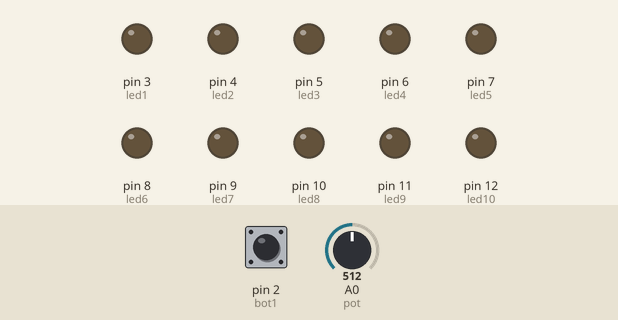
Simulated run of this sketch. Board: Arduino Uno, built with avr-gcc and run on an emulated ATmega328P. On the bench: output pins drawn as LEDs (lit = HIGH). The test bench sets the inputs (shaded band); at power-on: pin 2 (bot1) LOW, A0 (pot) = 512. What the sketch prints to the serial monitor is not drawn.

Above: at 1.2 s.
1.3 s: pin 2 (bot1) pulled HIGH for 0.15 s
At 2.1 s:
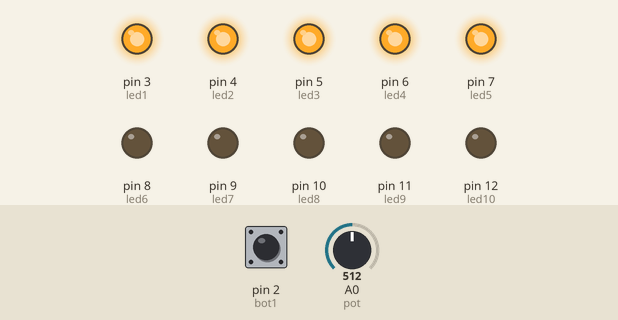
Timing chart, 0 to 4.3 s (numbered marks = the images above; inputs shaded):
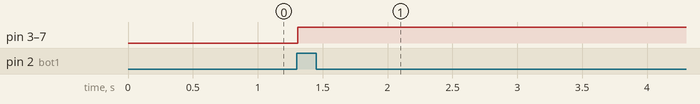

The sketch:

codigo.ino
```cpp
// C++ code
//

const int pot = 0;

const int bot1 = 2;

const int led1 = 3;
const int led2 = 4;
const int led3 = 5;
const int led4 = 6;
const int led5 = 7;
const int led6 = 8;
const int led7 = 9;
const int led8 = 10;
const int led9 = 11;
const int led10 = 12;

void setup()
{
  pinMode(led1, OUTPUT);
  pinMode(led2, OUTPUT);
  pinMode(led3, OUTPUT);
  pinMode(led4, OUTPUT);
  pinMode(led5, OUTPUT);
  pinMode(led6, OUTPUT);
  pinMode(led7, OUTPUT);
  pinMode(led8, OUTPUT);
  pinMode(led9, OUTPUT);
  pinMode(led10, OUTPUT);

  pinMode(bot1, INPUT);

  Serial.begin(9600);
}

int var;
int var2;

void loop()
{
  var = analogRead(pot);
  var2 =digitalRead(bot1);
  Serial.println(var);

  if(var2){
   if(var > 100){
    digitalWrite(led1, HIGH);
  }else{
    digitalWrite(led1, LOW);
  }
  if(var > 200){
    digitalWrite(led2, HIGH);
  }else{
    digitalWrite(led2, LOW);
  }
  if(var > 300){
    digitalWrite(led3, HIGH);
  }else{
    digitalWrite(led3, LOW);
  }
  if(var > 400){
    digitalWrite(led4, HIGH);
  }else{
    digitalWrite(led4, LOW);
  }
  if(var > 500){
    digitalWrite(led5, HIGH);
  }else{
    digitalWrite(led5, LOW);
  }
  if(var > 600){
    digitalWrite(led6, HIGH);
  }else{
    digitalWrite(led6, LOW);
  }
  if(var > 700){
    digitalWrite(led7, HIGH);
  }else{
    digitalWrite(led7, LOW);
  }
  if(var > 800){
    digitalWrite(led8, HIGH);
  }else{
    digitalWrite(led8, LOW);
  }
  if(var > 900){
    digitalWrite(led9, HIGH);
  }else{
    digitalWrite(led9, LOW);
  }
  if(var > 1000){
    digitalWrite(led10, HIGH);
  }else{
    digitalWrite(led10, LOW);
  }
  }
  delay(10);
}
```

Measured:
- after the input at 1.3 s, pin 3 (led1), pin 4 (led2), pin 5 (led3), pin 6 (led4), pin 7 (led5): LOW → HIGH at once
